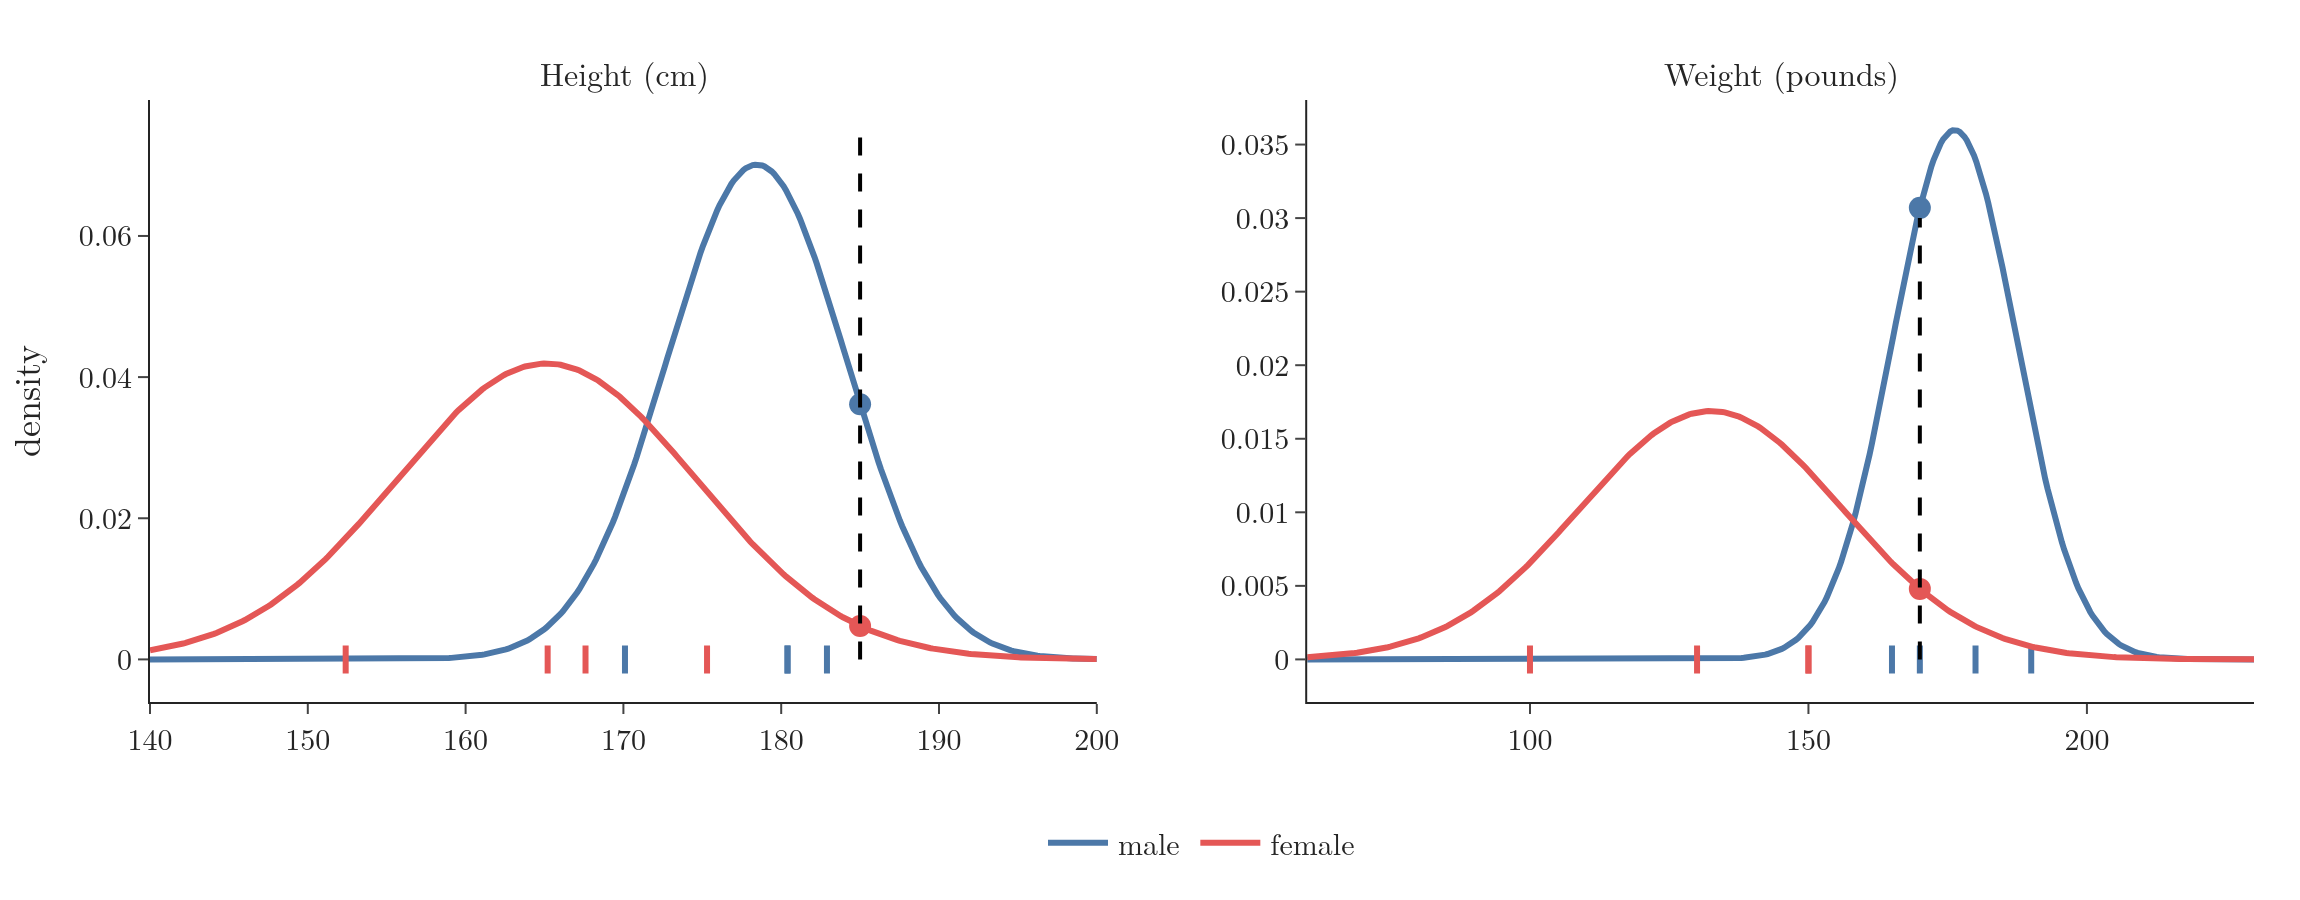

Here is the Python script that generated this plot:
"""Gaussian Naive Bayes on 8 people (Plotly): a normal curve per class and column, and the density at the new person's value."""
from pathlib import Path
import numpy as np
import pandas as pd
import plotly.graph_objects as go
from plotly.subplots import make_subplots

here = Path(__file__).parent
df = pd.read_csv(here.parent / "data" / "people.csv")
q = {"height_cm": 185, "weight_lb": 170}
cols = {"male": "#4C78A8", "female": "#E45756"}


def pdf(x, mu, sd):
    return np.exp(-0.5 * ((x - mu) / sd) ** 2) / (sd * np.sqrt(2 * np.pi))


fig = make_subplots(rows=1, cols=2, horizontal_spacing=0.1, subplot_titles=("Height (cm)", "Weight (pounds)"))
for k, (col, rng) in enumerate((("height_cm", (140, 200)), ("weight_lb", (60, 230)))):
    xs = np.linspace(*rng, 400)
    for g, c in cols.items():
        v = df.loc[df.gender == g, col]
        mu, sd = v.mean(), v.std()          # sample standard deviation (divides by n - 1)
        d = pdf(q[col], mu, sd)
        print(g, col, "mean", round(mu, 2), "sd", round(sd, 2), "density at query", d)
        fig.add_trace(go.Scatter(x=xs, y=pdf(xs, mu, sd), mode="lines", line=dict(color=c, width=3),
                                 name=g, legendgroup=g, showlegend=(k == 0)), 1, k + 1)
        fig.add_trace(go.Scatter(x=v, y=np.zeros(len(v)), mode="markers", marker=dict(color=c, size=10, symbol="line-ns-open",
                                 line=dict(width=3)), showlegend=False), 1, k + 1)
        fig.add_trace(go.Scatter(x=[q[col]], y=[d], mode="markers", marker=dict(color=c, size=11), showlegend=False), 1, k + 1)
    fig.add_trace(go.Scatter(x=[q[col]] * 2, y=[0, 0.075 if k == 0 else 0.03], mode="lines", line=dict(color="black", dash="dash"),
                             showlegend=False), 1, k + 1)
fig.update_yaxes(title="density", row=1, col=1)
fig.update_layout(template="simple_white", width=1150, height=450, font=dict(family="Latin Modern Roman", size=15),
                  legend=dict(orientation="h", x=0.5, xanchor="center", y=-0.18), margin=dict(l=60, r=20, t=50, b=90))
fig.write_image(here / "gaussians.png", scale=2); fig.write_image(here / "gaussians.pdf")
